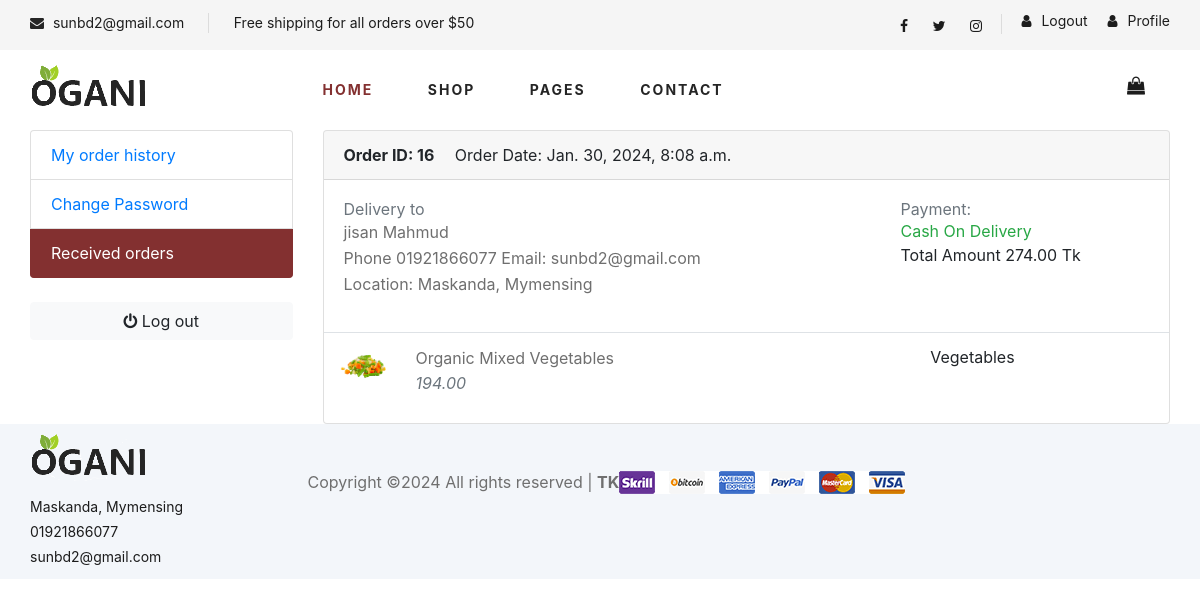
The app's page /account/receive/ (signed in) with its own data.
### shop/models.py (models this page shows, shortened)
class SingletonModel(models.Model):
    class Meta:
        abstract = True

class ShopInfo(SingletonModel):
    shop_name = models.CharField(max_length=50)
    address = models.CharField(max_length=100)
    phone_number = models.CharField(max_length=15)
    email_address = models.EmailField(max_length=50)
    about = models.TextField(blank=True, null=True)
    fb_page = models.URLField(max_length=200, blank=True)
    instagram = models.URLField(max_length=200, blank=True)
    twitter = models.URLField(max_length=200, blank=True)
    offer = models.CharField(max_length= 100)

class Product(models.Model):
    product_name = models.CharField(max_length= 40, unique= True)
    slug = models.CharField(max_length= 80)
    description = models.CharField(max_length= 500)
    price = models.DecimalField(decimal_places= 2, max_digits= 12)
    weight = models.DecimalField(max_digits= 5,decimal_places= 2)
    unit = models.CharField(max_length= 10, default= 'kg')
    discount = models.DecimalField(decimal_places= 2, max_digits= 12, blank= True, default= 0) #store discount percentage
    image = models.ImageField(upload_to= 'photos/product')
    stock = models.IntegerField()
    is_available = models.BooleanField(default= True)
    shipping = models.IntegerField(default= 1, blank= True)
    category = models.ForeignKey(Category, on_delete= models.CASCADE, related_name= 'product')
    views = models.IntegerField(default= 0, blank= True)
    created_date = models.DateTimeField(auto_now= True)
    modified_date = models.DateTimeField(auto_now_add= True)
    def after_discount(self):
        if self.discount > 0:
            discounted_price = self.price * (1 - self.discount / 100)
            return Decimal(discounted_price).quantize(Decimal('0.00'))
        else:
            return Decimal(self.price).quantize(Decimal('0.00'))

### order/models.py (models this page shows, shortened)
class Order(models.Model):
    STATUS = (
        ('New', 'New'),
        ('Accepted', 'Accepted'),
        ('Complete', 'complete'),
        ('Received', 'Received')
    )
    user = models.ForeignKey(User, on_delete= models.CASCADE)
    products = models.ManyToManyField(Product)
    first_name = models.CharField(max_length= 50)
    last_name = models.CharField(max_length= 50)
    order_date = models.DateTimeField(auto_now_add= True)
    total_amount = models.DecimalField(max_digits= 12, decimal_places= 2)
    address = models.TextField()
    city = models.CharField(max_length= 100)
    postal_code = models.CharField(max_length= 20)
    phone_number = models.TextField(max_length= 15)
    email_address = models.EmailField(max_length= 50)
    note = models.TextField(max_length= 200, blank= True)
    status = models.CharField(max_length= 10, choices= STATUS, default= 'New')
    payment_method = models.CharField(max_length= 20)

### category/models.py (models this page shows)
class Category(models.Model):
    category_name = models.CharField(max_length= 50, unique= True)
    slug = models.CharField(max_length= 100)
    description = models.TextField(max_length= 250, blank= True)
    cat_image = models.ImageField(upload_to= 'photos/categories', blank= True)
    class Meta:
        verbose_name = 'Category'
        verbose_name_plural = 'Categories'
    def __str__(self):
        return self.category_name

### accounts/views.py (the view)
# urls.py: path('receive/', views.received_view, name= 'receive'),
def received_view(request):
    if request.user.is_authenticated:
        orders = Order.objects.filter(user=request.user, status= 'Received')
        return render(request, 'accounts/received_order.html', {'orders': orders})

### Ogani/context_processors.py (called while the page is built)
def shop_info(request):
    info = ShopInfo.objects.get(id= 1)
    return dict(shop_info= info)

### category/context_processors.py (called while the page is built)
def category(request):
    categories = Category.objects.all()
    return dict(category= categories)

### accounts/templates/accounts/received_order.html (shortened to what this page needs)
{% extends "base.html" %}
{% block 'body' %}
<section class="section-conten padding-y bg">
	<div class="container">
		<div class="row">
		<aside class="col-md-3">
			<ul class="list-group">
				<a class="list-group-item" href="{% url 'profile' %}"> My order history </a>
				<a class="list-group-item" href="{% url 'change_password' %}">Change Password </a>
				<a class="list-group-item active-a" href="#"> Received orders </a>
			</ul>
			<br>
			<a class="btn btn-light btn-block" href="#"> <i class="fa fa-power-off"></i> <span class="text">Log out</span> </a>
		</aside>
		<main class="col-md-9">
			{% for order in orders %}
			<article class="card">
				<header class="card-header">
					<strong class="d-inline-block mr-3">Order ID: {{order.id}}</strong>
					<span>Order Date: {{order.order_date}}</span>
				</header>
				<div class="card-body">
					<div class="row">
						<div class="col-md-8">
							<h6 class="text-muted">Delivery to</h6>
							<p>{{order.first_name}} {{order.last_name}} <br>
							Phone {{order.phone_number}} Email: {{order.email_address}} <br>
							Location: {{order.address}}
							 </p>
						</div>
						<div class="col-md-4">
							<h6 class="text-muted">Payment: </h6>
							<span class="text-success">{{order.payment_method}}</span><br/>
							 <span class="b">Total Amount {{order.total_amount}} Tk</span>
						</div>
					</div>
				</div>
				<div class="table-responsive">
				<table class="table table-hover">
					{% for product in order.products.all %}
					<tr>
						<td width="80">
							<img src="{{product.image.url}}" class="img-xs">
						</td>
						<td>
							<p class="title mb-0">{{product.product_name}} </p>
							<var class="price text-muted">{{product.after_discount}}</var>
						</td>
						<td>{{product.category}}</td>
					</tr>
					{% endfor %}
				</table>
				</div>
				</article>
			{% endfor %}
		</main>
	</div>
	</div>
</section>
{% endblock %}

### templates/base.html (shortened to what this page needs)
{% load static %}
<!DOCTYPE html>
<html lang="en">
<head>
    <link rel="stylesheet" href="{% static 'css/bootstrap.min.css' %}" type="text/css">
    <link rel="stylesheet" href="{% static 'css/font-awesome.min.css' %}" type="text/css">
    <link rel="stylesheet" href=" {% static 'css/elegant-icons.css' %}" type="text/css">
    <link rel="stylesheet" href=" {% static 'css/nice-select.css' %}" type="text/css">
    <link rel="stylesheet" href=" {% static 'css/jquery-ui.min.css' %}" type="text/css">
    <link rel="stylesheet" href=" {% static 'css/owl.carousel.min.css' %}" type="text/css">
    <link rel="stylesheet" href=" {% static 'css/slicknav.min.css' %}" type="text/css">
    <link rel="stylesheet" href=" {% static 'css/slicknav.min.css' %}" type="text/css">
    <link rel="stylesheet" href=" {% static 'sass/style.css' %}" type="text/css">
    <link rel="stylesheet" href=" {% static 'sass/review.css' %}" type="text/css">
</head>
<body>
 <header class="header">
    <div class="header__top">
        <div class="container">
            <div class="row">
                <div class="col-lg-6 col-md-6">
                    <div class="header__top__left">
                        <ul>
                            <li><i class="fa fa-envelope"></i> {{shop_info.email_address}}</li>
                            <li>{{shop_info.offer}}</li>
                        </ul>
                    </div>
                </div>
                <div class="col-lg-6 col-md-6">
                    <div class="header__top__right">
                        <div class="header__top__right__social">
                            <a href="{{shop_info.fb_page}}"><i class="fa fa-facebook"></i></a>
                            <a href="{{shop_info.twitter}}"><i class="fa fa-twitter"></i></a>
                            <a href="{{shop_info.instagram}}"><i class="fa fa-instagram"></i></a>
                        </div>
                        <div class="header__top__right__auth">
                            {% if user.is_authenticated %}
                            <a href="{% url 'profile' %}"><i class="fa fa-user"></i> Profile</a>
                            <a href="{% url 'logout' %}"><i class="fa fa-user"></i> Logout</a>
                            {% else %}
                            <a href="{% url 'register' %}"><i class="fa fa-user"></i> Sign Up</a>
                            <a href="{% url 'login' %}"><i class="fa fa-user"></i> Login</a>
                            {% endif %}
                        </div>
                    </div>
                </div>
            </div>
        </div>
    </div>
    <div class="container">
        <div class="row">
            <div class="col-lg-3">
                <div class="header__logo">
                    <a href="{% url 'home' %}"><img src="{% static 'img/logo.png' %}" alt=""></a>
                </div>
            </div>
            <div class="col-lg-6">
                <nav class="header__menu">
                    <ul>
                        <li class="active"><a href="{% url 'home' %}">Home</a></li>
                        <li><a href="{% url 'shop' %}">Shop</a></li>
                        <li><a href="#">Pages</a>
                        </li>
                        <li><a href="{% url 'contact' %}">Contact</a></li>
                    </ul>
                </nav>
            </div>
            <div class="col-lg-3">
                <div class="header__cart">
                    <ul>
                        <li><a href="{% url 'cart' %}"><i class="fa fa-shopping-bag"></i></a></li>
                    </ul>
                </div>
            </div>
        </div>
    </div>
</header>
    {% block 'body' %}
    {% endblock %}
    <footer class="footer spad">
        <div class="container">
            <div class="row">
                <div class="col-lg-3 col-md-6 col-sm-6">
                    <div class="footer__about">
                        <div class="footer__about__logo">
                            <a href="{% url 'home' %}"><img src="img/logo.png" alt=""></a>
                        </div>
                        <ul>
                            <li>{{shop_info.address}}</li>
                            <li>{{shop_info.phone_number}}</li>
                            <li>{{shop_info.email_address}}</li>
                        </ul>
                    </div>
                </div>
            <div class="row">
                <div class="col-lg-12">
                    <div class="footer__copyright">
                        <div class="footer__copyright__text">
                            <p>
                                Copyright &copy;<script>document.write(new Date().getFullYear());</script> All rights reserved | <b>TK</b>
                            </p>
                        </div>
                        <div class="footer__copyright__payment"><img src="{% static 'img/payment-item.png' %}" alt=""></div>
                    </div>
                </div>
            </div>
        </div>
    </footer>
</body>
</html>

### static/sass/style.css (style rules this page uses)
h1, h2, h3, h4, h5, h6 { margin: 0; color: #111111; font-weight: 400; }
h6 { font-size: 16px; }
p { font-size: 16px; color: #6f6f6f; font-weight: 400; line-height: 26px; margin: 0 0 15px 0; }
img { max-width: 100%; }
ul, ol { padding: 0; margin: 0; }
.spad { padding-top: 100px; padding-bottom: 100px; }
.header__top { background: #f5f5f5; }
.header__top__left { padding: 10px 0 13px; }
.header__top__left ul li { font-size: 14px; color: #1c1c1c; display: inline-block; margin-right: 45px; position: relative; }
.header__top__left ul li:after { position: absolute; right: -25px; top: 1px; height: 20px; width: 1px; background: #000000; opacity: .1; content: ""; }
.header__top__left ul li:last-child { margin-right: 0; }
.header__top__left ul li:last-child:after { display: none; }
.header__top__left ul li i { color: #252525; margin-right: 5px; }
.header__top__right { text-align: right; padding: 10px 0 13px; }
.header__top__right__social { position: relative; display: inline-block; margin-right: 15px; }
.header__top__right__social:after { position: absolute; right: -20px; top: 1px; height: 20px; width: 1px; background: #000000; opacity: .1; content: ""; }
.header__top__right__social a { font-size: 14px; display: inline-block; color: #1c1c1c; margin-right: 20px; }
.header__top__right__social a:last-child { margin-right: 0; }
.header__top__right__auth { display: inline-block; }
.header__top__right__auth a { display: block; font-size: 14px; color: #1c1c1c; float: right; margin-left: 20px; }
.header__top__right__auth a i { margin-right: 6px; }
.header__logo { padding: 15px 0; }
.header__logo a { display: inline-block; }
.header__menu { padding: 24px 0; }
.header__menu ul li { list-style: none; display: inline-block; margin-right: 50px; position: relative; }
.header__menu ul li.active a { color: #833030; }
.header__menu ul li:last-child { margin-right: 0; }
.header__menu ul li a { font-size: 14px; color: #252525; text-transform: uppercase; font-weight: 700; letter-spacing: 2px; -webkit-transition: all, 0.3s; transition: all, 0.3s; padding: 5px 0; display: block; }
.header__cart { text-align: right; padding: 24px 0; }
.header__cart ul { display: inline-block; margin-right: 25px; }
.header__cart ul li { list-style: none; display: inline-block; margin-right: 15px; }
.header__cart ul li:last-child { margin-right: 0; }
.header__cart ul li a { position: relative; }
.header__cart ul li a i { font-size: 18px; color: #1c1c1c; }
.footer { background: #F3F6FA; padding-top: 10px; padding-bottom: 0; }
.footer__about { margin-bottom: 10px; }
.footer__about ul li { font-size: 14px; color: #1c1c1c; line-height: 25px; list-style: none; }
.footer__about__logo { margin-bottom: 10px; }
.footer__about__logo a { display: inline-block; }
.footer__copyright { padding: 15px 0; overflow: hidden; margin-top: 20px; float: left; }
.footer__copyright__text { font-size: 14px; color: #1c1c1c; float: left; line-height: 25px; }
.footer__copyright__payment { float: right; }
@media only screen and (min-width: 1200px) { .container { max-width: 1170px; } }
.active-a { background-color: #833030; border-color: #833030; color: white; }

### records on screen
ShopInfo: email_address "sunbd2@gmail.com", offer "Free shipping for all orders over $50", address "Maskanda, Mymensing", phone_number "01921866077"
Order: id "16", order_date "Jan. 30, 2024, 8:08 a.m.", first_name "jisan", last_name "Mahmud", phone_number "01921866077", email_address "sunbd2@gmail.com", address "Maskanda, Mymensing", payment_method "Cash On Delivery", total_amount "274.00"
Product: image (picture), product_name "Organic Mixed Vegetables", after_discount "194.00", category "Vegetables"
